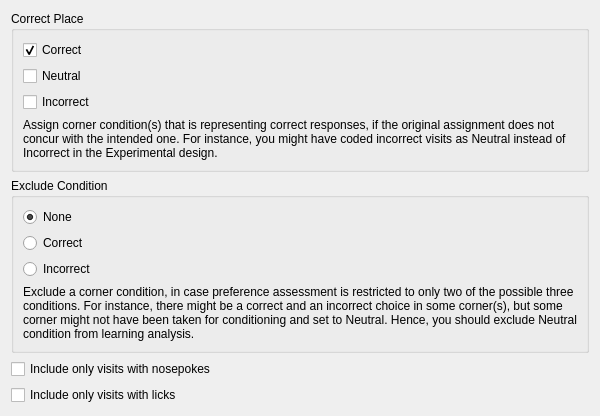
<?xml version="1.0" encoding="UTF-8"?>
<ui version="4.0">
 <author>Anton Rau</author>
 <class>PlacePreferencesSettingsWidget</class>
 <widget class="QWidget" name="PlacePreferencesSettingsWidget">
  <layout class="QVBoxLayout" name="verticalLayout">
   <item>
    <widget class="QGroupBox" name="groupBoxCorrectPlace">
     <property name="title">
      <string>Correct Place</string>
     </property>
     <layout class="QVBoxLayout" name="verticalLayout_7">
      <item>
       <widget class="QCheckBox" name="checkBoxCorrect">
        <property name="text">
         <string>Correct</string>
        </property>
        <property name="checked">
         <bool>true</bool>
        </property>
       </widget>
      </item>
      <item>
       <widget class="QCheckBox" name="checkBoxNeutral">
        <property name="text">
         <string>Neutral</string>
        </property>
       </widget>
      </item>
      <item>
       <widget class="QCheckBox" name="checkBoxIncorrect">
        <property name="text">
         <string>Incorrect</string>
        </property>
       </widget>
      </item>
      <item>
       <widget class="QLabel" name="labelCorrectPlace">
        <property name="text">
         <string>Assign corner condition(s) that is representing correct responses, if the original assignment does not concur with the intended one. For instance, you might have coded incorrect visits as Neutral instead of Incorrect in the Experimental design.</string>
        </property>
        <property name="alignment">
         <set>Qt::AlignmentFlag::AlignLeading|Qt::AlignmentFlag::AlignLeft|Qt::AlignmentFlag::AlignTop</set>
        </property>
        <property name="wordWrap">
         <bool>true</bool>
        </property>
       </widget>
      </item>
     </layout>
    </widget>
   </item>
   <item>
    <widget class="QGroupBox" name="groupBoxExcludeCondition">
     <property name="title">
      <string>Exclude Condition</string>
     </property>
     <layout class="QVBoxLayout" name="verticalLayout_6">
      <item>
       <widget class="QRadioButton" name="radioButtonNone">
        <property name="text">
         <string>None</string>
        </property>
        <property name="checked">
         <bool>true</bool>
        </property>
       </widget>
      </item>
      <item>
       <widget class="QRadioButton" name="radioButtonCorrect">
        <property name="text">
         <string>Correct</string>
        </property>
       </widget>
      </item>
      <item>
       <widget class="QRadioButton" name="radioButtonIncorrect">
        <property name="text">
         <string>Incorrect</string>
        </property>
       </widget>
      </item>
      <item>
       <widget class="QLabel" name="labelExcludeCondition">
        <property name="text">
         <string>Exclude a corner condition, in case preference assessment is restricted to only two of the possible three conditions. For instance, there might be a correct and an incorrect choice in some corner(s), but some corner might not have been taken for conditioning and set to Neutral. Hence, you should exclude Neutral condition from learning analysis.</string>
        </property>
        <property name="alignment">
         <set>Qt::AlignmentFlag::AlignLeading|Qt::AlignmentFlag::AlignLeft|Qt::AlignmentFlag::AlignTop</set>
        </property>
        <property name="wordWrap">
         <bool>true</bool>
        </property>
       </widget>
      </item>
     </layout>
    </widget>
   </item>
   <item>
    <widget class="QCheckBox" name="checkBoxVisitsWithNosepokes">
     <property name="text">
      <string>Include only visits with nosepokes</string>
     </property>
    </widget>
   </item>
   <item>
    <widget class="QCheckBox" name="checkBoxVisitsWithLicks">
     <property name="text">
      <string>Include only visits with licks</string>
     </property>
    </widget>
   </item>
  </layout>
 </widget>
 <resources>
  <include location="../../../../../../resources/resources.qrc"/>
 </resources>
 <connections/>
</ui>
